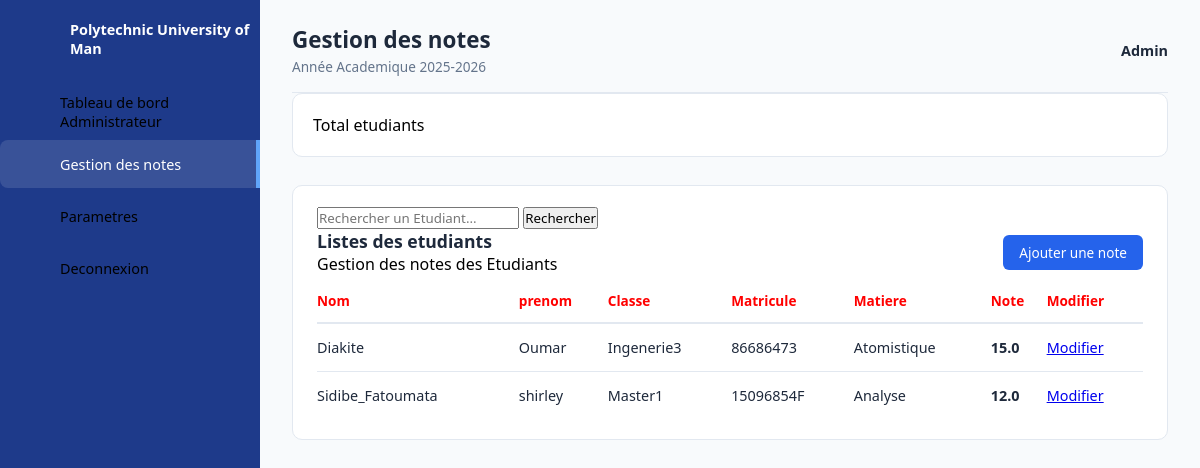
Screenshot of /gestion_notes/ with the database file from the repository.
### new_project/models.py (models this page shows, shortened)
class Notes (models.Model):
    note=models.FloatField(default=0)
    etudiant = models.ForeignKey(Etudiant, on_delete=models.CASCADE, related_name='notes')
    matiere = models.ForeignKey(Matieres, on_delete=models.CASCADE, related_name='notes')
    class Meta:
        verbose_name = "Note"
        verbose_name_plural = "Notes"

class Etudiant (models.Model):
    nom=models.CharField(max_length=100)
    prenom =models.CharField(max_length=100)
    age=models.IntegerField(default=0)
    classe = models.ForeignKey(Classes, on_delete=models.SET_NULL,null=True)
    matricule =models.CharField(max_length=50, unique=True)
    id_user = models.ForeignKey(Utilisateur,on_delete=models.CASCADE, related_name="etudiants", null=True, blank=True
)
    class Meta:
        verbose_name = "Etudiant"
        verbose_name_plural = "Etudiants"

class Classes (models.Model):
    nom=models.CharField(max_length=50)
    class Meta:
        verbose_name = "Classe"
        verbose_name_plural = "Classes"
    def __str__(self):
        return self.nom

class Matieres (models.Model):
    nom=models.CharField(max_length=50)
    class Meta:
        verbose_name = "Matière"
        verbose_name_plural = "Matieres"
    def __str__(self):
        return self.nom

### new_project/views.py (the view)
# urls.py: path('gestion_notes/', gestion_notes, name='gestion_notes'),
def gestion_notes(request):
    etudiants = Etudiant.objects.all()
    notes = Notes.objects.all()
    return render(request,'gestion_notes.html',{'etudiants': etudiants,'notes': notes})

### templates/gestion_notes.html (shortened to what this page needs)
{% load static %}
<!DOCTYPE html>
<html lang="fr">
<head>
    <link rel="stylesheet" href="{% static 'css/dashboardadmin.css' %}?v=2.0">
</head>
<body>
<div class="container">
    <aside class="navigation">
        <ul>
            <li class="brand">
                <a href="#">
                 <span class="titre">Polytechnic University of Man </span>
                </a>
            </li>
            <li>
                <a href="{% url 'dashboardadmin' %}">
                    <span class="titre">
                        Tableau de bord Administrateur
                    </span>
                </a>
            </li>
            <li class="active">
                <a href="{% url 'gestion_notes' %}">
                    <span class="titre">
                        Gestion des notes
                    </span>
                </a>
            </li>
            <li>
                <a href="#">
                    <span class="titre">
                        Parametres
                    </span>
                </a>
            </li>
            <li class="logout">
                <a href="{% url 'deconnexion' %}">
                    <span class="titre">
                        Deconnexion
                    </span>
                </a>
            </li>
        </ul>
    </aside>
    <main class="main-content">
        <header class="topbar">
            <div>
                <h2>
                    Gestion des notes
                </h2>
                <p class="subtitle">
                    Année Academique 2025-2026
                </p>
            </div>
            <div class="user-profile">
                <span>
                    Admin
                </span>
            </div>
        </header>
        <div class="cards">
            <div class="card">
                <div>
                    <p>
                        Total etudiants
                    </p>
                </div>
            </div>
        </div>
        <section class="details">
            <div class="recent-orders">
                <form method="GET"
                      class="search-form">
                    <input type="text"name="recherche"placeholder="Rechercher un Etudiant..."
                        value="{{ request.GET.recherche }}"
                    >
                    <button type="submit">
                        Rechercher
                    </button>
                </form>
                <div class="card-header">
                    <div>
                        <h3>
                            Listes des etudiants
                        </h3>
                        <p>
                            Gestion des notes des Etudiants
                        </p>
                    </div>
                    <a href="{% url 'ajouter_note' %}"
                       class="btn">
                        Ajouter une note
                    </a>
                </div>
                <table>
                    <thead>
                        <tr>
                            <td class="lock">Nom </td>
                            <td class="lock">prenom </td>
                            <td class="lock">Classe</td>
                            <td class="lock">Matricule</td>
                            <td class="lock">Matiere</td>
                            <td class="lock">Note</td>
                             <td class="lock">Modifier</td>
                        </tr>
                    </thead>
                   <tbody>
{% for note in notes %}
            <tr>
                <td>
                    {{ note.etudiant.nom }}
                </td>
                <td>
                    {{ note.etudiant.prenom }}
                </td>
                <td>
                    {{ note.etudiant.classe }}
                </td>
                <td>
                    {{ note.etudiant.matricule }}
                </td>
                <td>
                    {{ note.matiere }}
                </td>
                <td>
                    <strong>
                        {{ note.note }}
                    </strong>
                </td>
                <td>
                        <a href="{% url 'modifier_note' note.id %}" class="Modifier">
                        Modifier
                        </a>
                </td>
            </tr>
{% empty %}
    <tr>
        <td colspan="7">
            Aucune note enregistrée.
        </td>
    </tr>
{% endfor %}
</tbody>
                </table>
            </div>
        </section>
    </main>
</div>
</body>
</html>

### static/css/dashboardadmin.css (style rules this page uses)
* { margin: 0; padding: 0; box-sizing: border-box; font-family: 'Segoe UI', system-ui, -apple-system, Roboto, sans-serif; }
:root { --primary-color: #1e3a8a; --accent-color: #2563eb; --white: #ffffff; --gray-bg: #f8fafc; --text-main: #1e293b; --text-muted: #64748b; --border-color: #e2e8f0; }
body { min-height: 100vh; background-color: var(--gray-bg); }
.container { display: flex; width: 100%; }
.navigation { width: 260px; height: 100vh; background-color: var(--primary-color); position: fixed; left: 0; top: 0; display: flex; flex-direction: column; }
.navigation ul { list-style: none; padding-top: 15px; width: 100%; }
.navigation ul li { position: relative; width: 100%; margin-bottom: 4px; }
.navigation ul li.brand { margin-bottom: 25px; padding-left: 10px; }
.navigation ul li.brand a { font-weight: 700; font-size: 1.1rem; color: var(--white); }
.navigation ul li a { display: flex; align-items: center; text-decoration: none; color: black; height: 48px; padding-left: 20px; transition: all 0.2s ease; border-top-left-radius: 8px; border-bottom-left-radius: 8px; }
.navigation ul li:hover a, .navigation ul li.active a { color: var(--white); background-color: rgba(255, 255, 255, 0.12); }
.navigation ul li.active a { border-right: 4px solid #60a5fa; }
.navigation ul li a .titre { font-size: 0.9rem; }
.navigation ul li.logout { margin-top: auto; margin-bottom: 20px; }
.main-content { margin-left: 260px; width: calc(100% - 260px); padding: 24px 32px; }
.topbar { display: flex; justify-content: space-between; align-items: center; padding-bottom: 16px; border-bottom: 1px solid var(--border-color); }
.topbar h2 { color: var(--text-main); font-size: 1.4rem; }
.topbar .subtitle { color: var(--text-muted); font-size: 0.85rem; margin-top: 2px; }
.user-profile { display: flex; align-items: center; gap: 8px; font-weight: 600; color: var(--primary-color); font-size: 1.3rem; }
.user-profile span { font-size: 0.9rem; color: var(--text-main); }
.card { background: var(--white); padding: 20px; border-radius: 10px; display: flex; justify-content: space-between; align-items: center; border: 1px solid var(--border-color); }
.details { margin-top: 28px; }
.recent-orders { background: var(--white); padding: 20px 24px; border-radius: 10px; border: 1px solid var(--border-color); }
.card-header { display: flex; justify-content: space-between; align-items: center; margin-bottom: 16px; }
.card-header h3 { color: var(--text-main); font-size: 1.1rem; }
.btn { padding: 8px 16px; background: var(--accent-color); color: var(--white); text-decoration: none; border-radius: 6px; font-size: 0.85rem; font-weight: 500; transition: background 0.2s; }
table { width: 100%; border-collapse: collapse; }
table thead td { font-weight: 600; color: black; padding-bottom: 12px; font-size: 0.85rem; border-bottom: 2px solid var(--border-color); }
.lock { color: red; }
table tbody tr { border-bottom: 1px solid var(--border-color); }
table tbody tr:last-child { border-bottom: none; }
table tbody td { padding: 14px 0; font-size: 0.9rem; color: var(--text-main); }

### rows the page displays
Notes: etudiant.nom "Diakite", etudiant.prenom "Oumar", etudiant.classe "Ingenerie3", etudiant.matricule "86686473", matiere "Atomistique", note "15.0"
Notes: etudiant.nom "Sidibe_Fatoumata", etudiant.prenom "shirley", etudiant.classe "Master1", etudiant.matricule "15096854F", matiere "Analyse", note "12.0"
